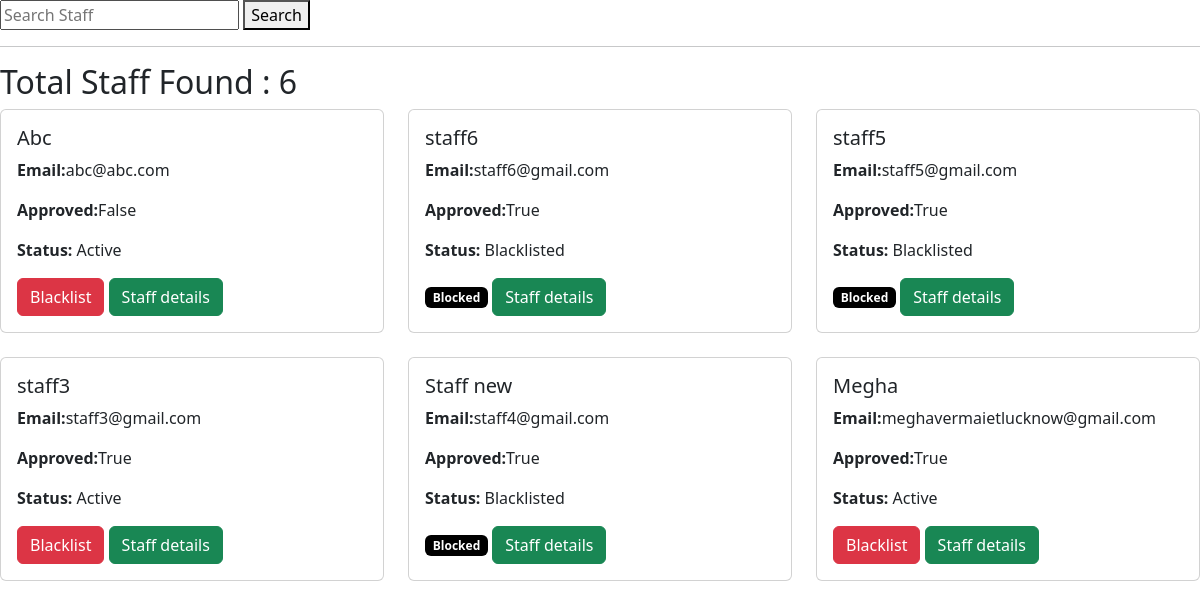
Before: /all_staff (signed in) with the older database file.
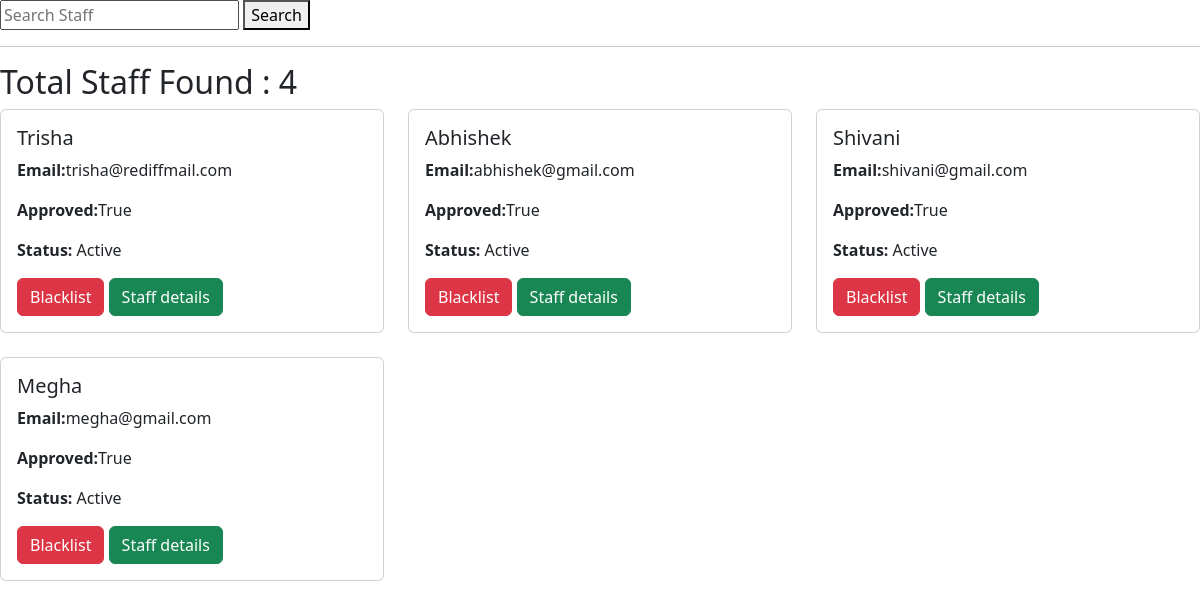
After: the same page with the newer database file.
### models.py (models this page shows)
class User(db.Model):
    id = db.Column(db.Integer, primary_key=True)
    name = db.Column(db.String(100) , nullable=False)
    email = db.Column(db.String(100), unique=True ,nullable=False)
    password = db.Column(db.String(100) ,nullable=False)
    role = db.Column(db.String(20))
    approved = db.Column(db.Boolean, default=False)
    blacklisted = db.Column(db.Boolean, default=False)
    bookings = db.relationship(
        'Booking',
        backref='user',
        lazy=True
    )

### app.py (the view)
@app.route('/all_staff')
def all_staff():
    if 'user_id' not in session:
        return redirect('/login')
    if session['role'] != 'admin':
        return "Access Denied"
    search = request.args.get('search', '')
    if search:
        staff_list = User.query.filter(User.role == 'staff',User.name.ilike(f'%{search}%')).all()
    else:
        staff_list = User.query.filter_by(role='staff').order_by(User.id.desc()).all()
    return render_template('all_staff.html',staff_list=staff_list)

### templates/all_staff.html (shortened to what this page needs)
<!DOCTYPE html>
<html lang="en">
<head>
    <link href="https://cdn.jsdelivr.net/npm/bootstrap@5.3.8/dist/css/bootstrap.min.css" rel="stylesheet">
</head>
<body>
    <form method="GET">
    <input type="text"
           name="search"
           placeholder="Search Staff">
    <button type="submit">
        Search
    </button>
</form>
<hr>
<h2>Total Staff Found : {{ staff_list|length }}</h2>
<div class="row row-cols-3 g-4">
{% if staff_list %}
    {% for user in staff_list %}
    <div class="col">
        <div class="card h-100">
            <div class="card-body">
                <h5 class="card-title">{{ user.name }}</h5>
                <p class="card-text"><strong>Email:</strong>{{ user.email }}</p>
                <p class="card-text"><strong>Approved:</strong>{{ user.approved }}</p>
                <p class="card-text"><strong>Status:</strong>
                    {% if user.blacklisted %}
                        Blacklisted
                    {% else %}
                        Active
                    {% endif %}
                </p>
                {% if not user.blacklisted %}
                    <a href="/blacklist_user/{{ user.id }}" class="btn btn-danger">Blacklist</a>
                {% else %}
                    <span class="badge bg-black">Blocked</span>
                 {% endif %}
                    <a href="/staff_details/{{ user.id }}" class="btn btn-success">Staff details</a>
            </div>
        </div>
    </div>
    {% endfor %}
{% else %}
    <h3>No Staff Found</h3>
{% endif %}
</div>
</body>
</html>

Changed rows visible on the page:
removed User: name "Abc", email "abc@abc.com", approved "False", blacklisted "Active"
removed User: name "staff6", email "staff6@gmail.com", approved "True", blacklisted "Blacklisted"
no longer on this page (row edited): User: name "staff5", email "staff5@gmail.com", approved "True", blacklisted "Blacklisted"
no longer on this page (row edited): User: name "staff3", email "staff3@gmail.com", approved "True", blacklisted "Active"
removed User: name "Staff new", email "staff4@gmail.com", approved "True", blacklisted "Blacklisted"
now on this page (row edited): User: name "Trisha", email "trisha@rediffmail.com", approved "True", blacklisted "Active"
now on this page (row edited): User: name "Abhishek", email "abhishek@gmail.com", approved "True", blacklisted "Active"
added User: name "Shivani", email "shivani@gmail.com", approved "True", blacklisted "Active"
changed User "Megha": email "meghavermaietlucknow@gmail.com" → "megha@gmail.com"
Other visible differences:
{{ staff_list|length }}: "6" → "4"
